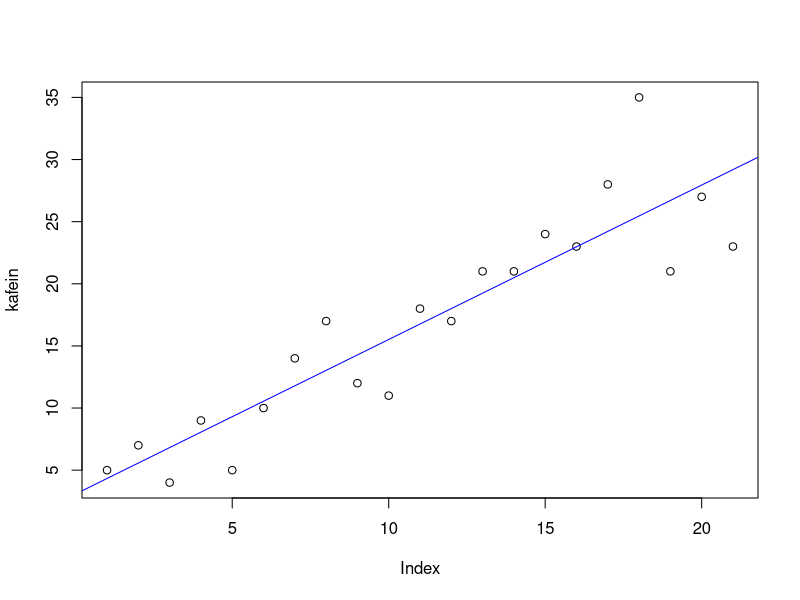
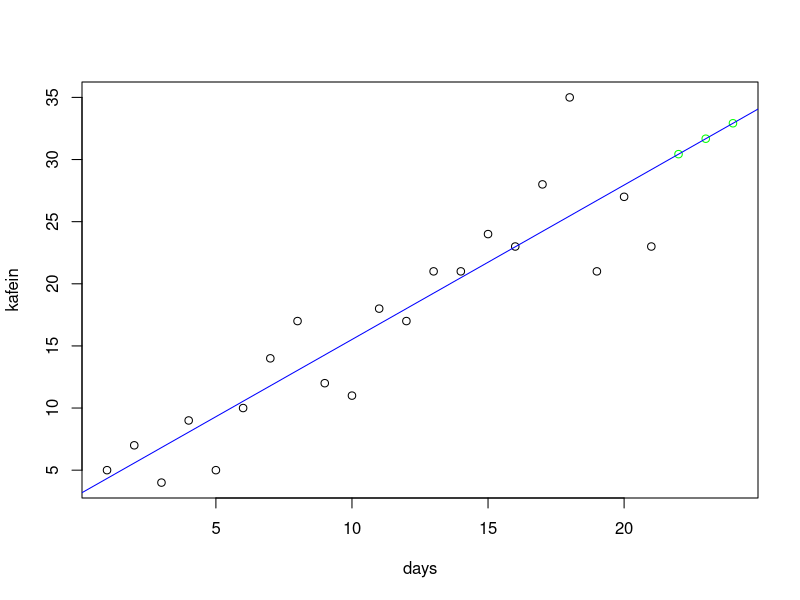

These charts were generated, in order, by the following R code:
kafein <- c(5,  7,  4,  9, 5, 10, 14, 17, 12, 11, 18, 17, 21, 21, 24, 23, 28, 35, 21, 27, 23)
plot(kafein,col="black")
days <- 1:21
days
kafein_lm <- lm(kafein ~ days)
abline(kafein_lm,col="blue")
future_days <- data.frame(days = 22:24)
future_days

kafein_pred <- predict(kafein_lm, future_days)

plot(kafein ~ days, xlim = c(1, 24))
points(22:24, kafein_pred, col = "green")
abline(kafein_lm,col="blue")

summary(kafein_lm)$sigma